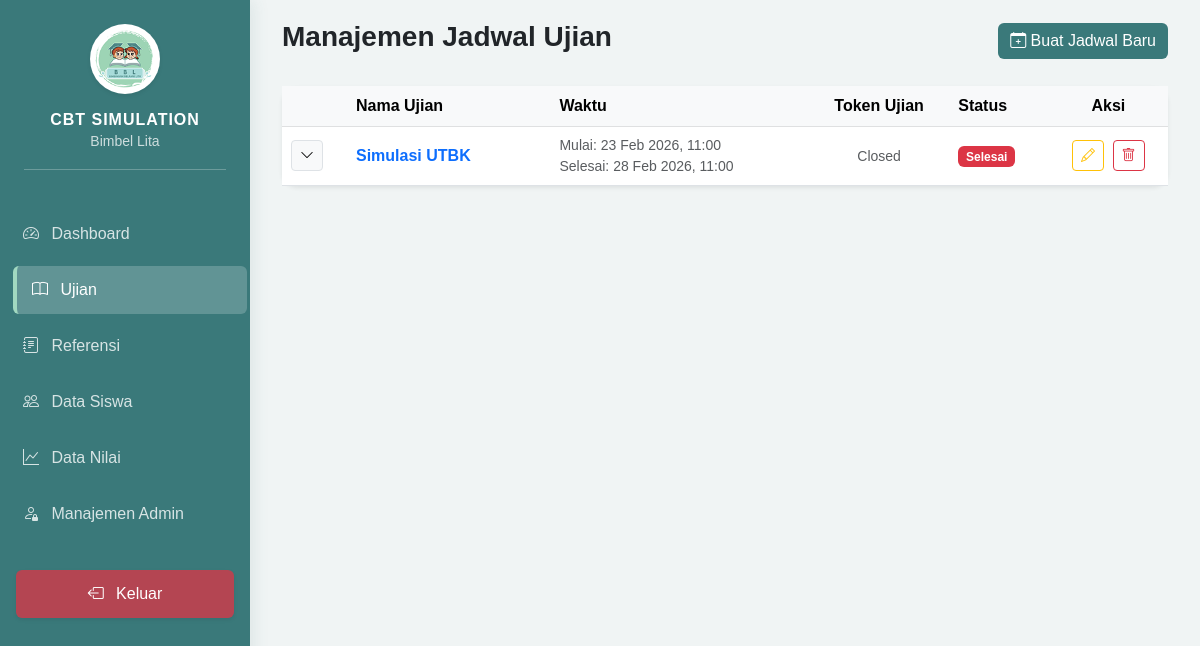
Page /admin/dashboard.php?page=exams (signed in) on the earlier database version.
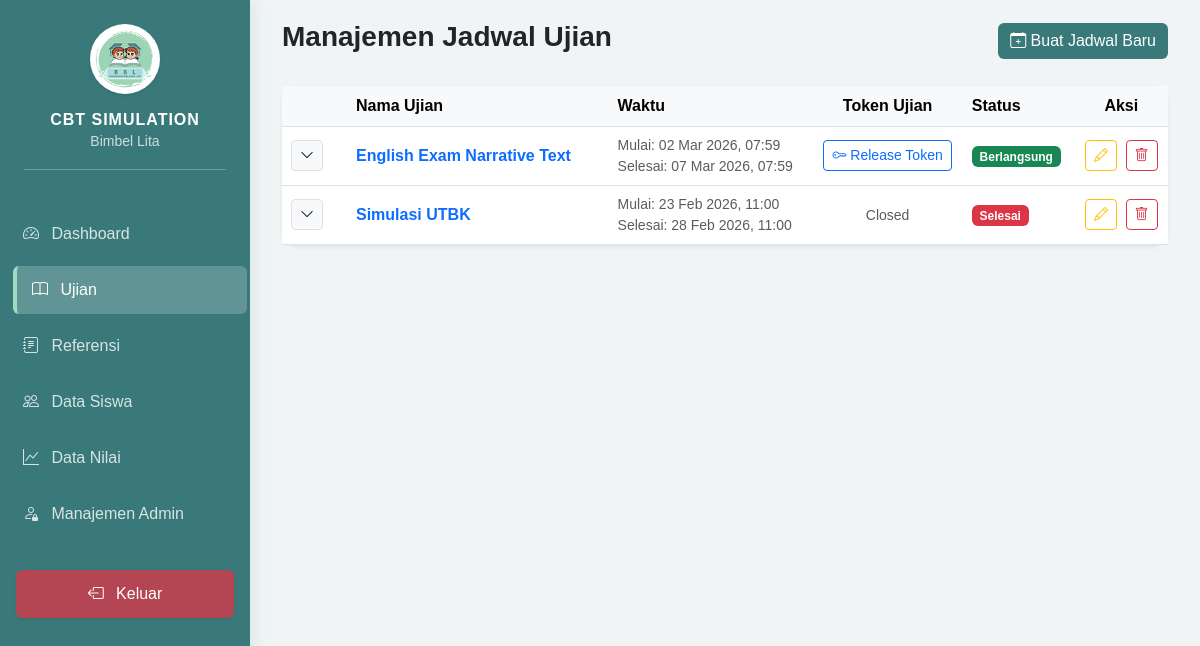
Same page on the later database version.
### tables this page shows
CREATE TABLE `exams` (
  `id` int NOT NULL,
  `exam_name` varchar(255) NOT NULL,
  `start_date` datetime NOT NULL,
  `end_date` datetime NOT NULL,
  `is_active` tinyint(1) DEFAULT '1',
  `created_at` timestamp NULL DEFAULT CURRENT_TIMESTAMP
);

### admin/modules/exams/index.php (the view, shortened to what this page needs)
<?php
require_once '../config/database.php';
$stmt = $pdo->query("SELECT * FROM exams ORDER BY start_date DESC");
$exams = $stmt->fetchAll();
?>
<div class="d-flex justify-content-between align-items-center mb-4">
    <h3 class="fw-bold">Manajemen Jadwal Ujian</h3>
    <button class="btn btn-primary" data-bs-toggle="modal" data-bs-target="#addExamModal">
        <i class="bi bi-calendar-plus"></i> Buat Jadwal Baru
    </button>
</div>
<div class="card border-0 shadow-sm">
    <div class="card-body p-0">
        <div class="table-responsive">
            <table class="table table-hover mb-0 align-middle">
                <thead class="table-light">
                    <tr>
                        <th width="50px"></th>
                        <th class="px-4">Nama Ujian</th>
                        <th>Waktu</th>
                        <th class="text-center">Token Ujian</th> <th>Status</th>
                        <th class="text-center">Aksi</th>
                    </tr>
                </thead>
                <tbody>
                    <?php foreach ($exams as $e): ?>
                    <?php
                        $now = date('Y-m-d H:i:s');
                        $is_started = ($now >= $e['start_date'] && $now <= $e['end_date']);
                        $is_finished = ($now > $e['end_date']);
                    ?>
                    <tr>
                        <td class="text-center">
                            <button class="btn btn-sm btn-light border" type="button" data-bs-toggle="collapse" data-bs-target="#subject-<?= $e['id'] ?>">
                                <i class="bi bi-chevron-down"></i>
                            </button>
                        </td>
                        <td class="px-4 fw-bold text-primary"><?= htmlspecialchars($e['exam_name']) ?></td>
                        <td>
                            <small class="d-block text-muted">Mulai: <?= date('d M Y, H:i', strtotime($e['start_date'])) ?></small>
                            <small class="d-block text-muted">Selesai: <?= date('d M Y, H:i', strtotime($e['end_date'])) ?></small>
                        </td>
                        <td class="text-center">
                            <?php if ($is_started): ?>
                                <div id="token-box-<?= $e['id'] ?>">
                                    <button class="btn btn-sm btn-outline-primary" onclick="initToken(<?= $e['id'] ?>)">
                                        <i class="bi bi-key"></i> Release Token
                                    </button>
                                </div>
                            <?php elseif ($is_finished): ?>
                                <span class="text-muted small">Closed</span>
                            <?php else: ?>
                                <span class="text-muted small">Belum Mulai</span>
                            <?php endif; ?>
                        </td>
                        <td>
                            <?php
                            if ($now < $e['start_date']) echo '<span class="badge bg-warning">Belum Mulai</span>';
                            elseif ($now > $e['end_date']) echo '<span class="badge bg-danger">Selesai</span>';
                            else echo '<span class="badge bg-success">Berlangsung</span>';
                            ?>
                        </td>
                        <td class="text-center">
                            <button class="btn btn-sm btn-outline-warning me-1" data-bs-toggle="modal" data-bs-target="#editExamModal<?= $e['id'] ?>">
                                <i class="bi bi-pencil"></i>
                            </button>
                            <a href="modules/exams/process.php?action=delete&id=<?= $e['id'] ?>"
                               class="btn btn-sm btn-outline-danger"
                               onclick="return confirm('Menghapus Exam akan menghapus semua Subject di dalamnya. Lanjutkan?')">
                                <i class="bi bi-trash"></i>
                            </a>
                        </td>
                    </tr>
                    <?php endforeach; ?>
                </tbody>
            </table>
        </div>
    </div>
</div>

Differences in the rows shown:
added exams: exam_name "English Exam Narrative Text", start_date "02 Mar 2026, 07:59", end_date "07 Mar 2026, 07:59", shows "Berlangsung"
